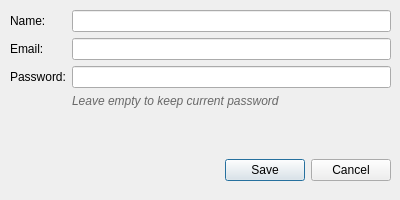
<?xml version="1.0" encoding="UTF-8"?>
<ui version="4.0">
 <class>EditUserDialog</class>
 <widget class="QDialog" name="EditUserDialog">
  <property name="geometry">
   <rect>
    <x>0</x>
    <y>0</y>
    <width>400</width>
    <height>200</height>
   </rect>
  </property>
  <property name="minimumSize">
   <size>
    <width>350</width>
    <height>180</height>
   </size>
  </property>
  <property name="windowTitle">
   <string>Edit User</string>
  </property>
  <widget class="QWidget" name="formLayoutWidget">
   <property name="geometry">
    <rect>
     <x>10</x>
     <y>10</y>
     <width>381</width>
     <height>131</height>
    </rect>
   </property>
   <layout class="QFormLayout" name="formLayout">
    <item row="0" column="0">
     <widget class="QLabel" name="label_Name">
      <property name="text">
       <string>Name:</string>
      </property>
     </widget>
    </item>
    <item row="0" column="1">
     <widget class="QLineEdit" name="lineEdit_Name"/>
    </item>
    <item row="1" column="0">
     <widget class="QLabel" name="label_Email">
      <property name="text">
       <string>Email:</string>
      </property>
     </widget>
    </item>
    <item row="1" column="1">
     <widget class="QLineEdit" name="lineEdit_Email"/>
    </item>
    <item row="2" column="0">
     <widget class="QLabel" name="label_Password">
      <property name="text">
       <string>Password:</string>
      </property>
     </widget>
    </item>
    <item row="2" column="1">
     <widget class="QLineEdit" name="lineEdit_Password">
      <property name="echoMode">
       <enum>QLineEdit::EchoMode::Password</enum>
      </property>
     </widget>
    </item>
    <item row="3" column="0">
     <widget class="QLabel" name="label_PasswordHint">
      <property name="text">
       <string/>
      </property>
     </widget>
    </item>
    <item row="3" column="1">
     <widget class="QLabel" name="label_PasswordHintText">
      <property name="styleSheet">
       <string notr="true">color: rgb(104, 104, 104); font-style: italic;</string>
      </property>
      <property name="text">
       <string>Leave empty to keep current password</string>
      </property>
     </widget>
    </item>
   </layout>
  </widget>
  <widget class="QWidget" name="horizontalLayoutWidget">
   <property name="geometry">
    <rect>
     <x>10</x>
     <y>150</y>
     <width>381</width>
     <height>41</height>
    </rect>
   </property>
   <layout class="QHBoxLayout" name="horizontalLayout">
    <item>
     <spacer name="horizontalSpacer">
      <property name="orientation">
       <enum>Qt::Orientation::Horizontal</enum>
      </property>
      <property name="sizeHint" stdset="0">
       <size>
        <width>40</width>
        <height>20</height>
       </size>
      </property>
     </spacer>
    </item>
    <item>
     <widget class="QPushButton" name="pushButton_Save">
      <property name="text">
       <string>Save</string>
      </property>
     </widget>
    </item>
    <item>
     <widget class="QPushButton" name="pushButton_Cancel">
      <property name="text">
       <string>Cancel</string>
      </property>
     </widget>
    </item>
   </layout>
  </widget>
 </widget>
 <resources/>
 <connections/>
</ui>
